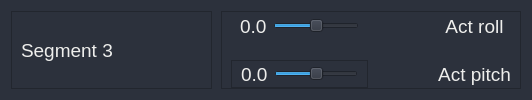
                     <widget class="QFrame" name="frame_joint_seg3_row">
                      <property name="minimumSize">
                       <size>
                        <width>0</width>
                        <height>0</height>
                       </size>
                      </property>
                      <property name="maximumSize">
                       <size>
                        <width>16777215</width>
                        <height>16777215</height>
                       </size>
                      </property>
                      <property name="styleSheet">
                       <string notr="true">background-color: rgb(44, 49, 60);</string>
                      </property>
                      <property name="frameShape">
                       <enum>QFrame::NoFrame</enum>
                      </property>
                      <property name="frameShadow">
                       <enum>QFrame::Plain</enum>
                      </property>
                      <layout class="QHBoxLayout" name="horizontalLayout_8">
                       <property name="spacing">
                        <number>9</number>
                       </property>
                       <item>
                        <widget class="QFrame" name="frame_joint_seg1_ID_3">
                         <property name="minimumSize">
                          <size>
                           <width>201</width>
                           <height>0</height>
                          </size>
                         </property>
                         <property name="maximumSize">
                          <size>
                           <width>156</width>
                           <height>16777215</height>
                          </size>
                         </property>
                         <property name="frameShape">
                          <enum>QFrame::StyledPanel</enum>
                         </property>
                         <property name="frameShadow">
                          <enum>QFrame::Raised</enum>
                         </property>
                         <layout class="QHBoxLayout" name="horizontalLayout_21">
                          <property name="topMargin">
                           <number>0</number>
                          </property>
                          <property name="rightMargin">
                           <number>9</number>
                          </property>
                          <property name="bottomMargin">
                           <number>0</number>
                          </property>
                          <item>
                           <widget class="QLabel" name="label_20">
                            <property name="minimumSize">
                             <size>
                              <width>0</width>
                              <height>0</height>
                             </size>
                            </property>
                            <property name="font">
                             <font>
                              <pointsize>14</pointsize>
                             </font>
                            </property>
                            <property name="styleSheet">
                             <string notr="true">color: rgb(238, 238, 236);</string>
                            </property>
                            <property name="text">
                             <string>Segment 3</string>
                            </property>
                           </widget>
                          </item>
                         </layout>
                        </widget>
                       </item>
                       <item>
                        <widget class="QFrame" name="frame_joints_seg1_3">
                         <property name="frameShape">
                          <enum>QFrame::StyledPanel</enum>
                         </property>
                         <property name="frameShadow">
                          <enum>QFrame::Raised</enum>
                         </property>
                         <layout class="QGridLayout" name="gridLayout_5">
                          <property name="topMargin">
                           <number>0</number>
                          </property>
                          <property name="bottomMargin">
                           <number>0</number>
                          </property>
                          <property name="horizontalSpacing">
                           <number>70</number>
                          </property>
                          <property name="verticalSpacing">
                           <number>20</number>
                          </property>
                          <item row="0" column="1">
                           <widget class="QFrame" name="frame_joint_seg1_setRoll_3">
                            <property name="minimumSize">
                             <size>
                              <width>0</width>
                              <height>0</height>
                             </size>
                            </property>
                            <property name="maximumSize">
                             <size>
                              <width>500</width>
                              <height>16777215</height>
                             </size>
                            </property>
                            <property name="frameShape">
                             <enum>QFrame::NoFrame</enum>
                            </property>
                            <property name="frameShadow">
                             <enum>QFrame::Plain</enum>
                            </property>
                            <layout class="QHBoxLayout" name="horizontalLayout_22">
                             <property name="topMargin">
                              <number>0</number>
                             </property>
                             <property name="bottomMargin">
                              <number>0</number>
                             </property>
                             <item>
                              <widget class="QLabel" name="label_seg1_setRoll_slider_3">
                               <property name="font">
                                <font>
                                 <pointsize>14</pointsize>
                                </font>
                               </property>
                               <property name="styleSheet">
                                <string notr="true">color: rgb(238, 238, 236);</string>
                               </property>
                               <property name="text">
                                <string>0.0</string>
                               </property>
                              </widget>
                             </item>
                             <item>
                              <widget class="QSlider" name="Slider_seg3_setRoll">
                               <property name="maximumSize">
                                <size>
                                 <width>16777215</width>
                                 <height>16777215</height>
                                </size>
                               </property>
                               <property name="minimum">
                                <number>-20</number>
                               </property>
                               <property name="maximum">
                                <number>20</number>
                               </property>
                               <property name="orientation">
                                <enum>Qt::Horizontal</enum>
                               </property>
                              </widget>
                             </item>
                            </layout>
                           </widget>
                          </item>
                          <item row="0" column="2">
                           <widget class="QLabel" name="Label_Seg3_ActRoll">
                            <property name="font">
                             <font>
                              <pointsize>14</pointsize>
                             </font>
                            </property>
                            <property name="layoutDirection">
                             <enum>Qt::LeftToRight</enum>
                            </property>
                            <property name="styleSheet">
                             <string notr="true">color: rgb(238, 238, 236);</string>
                            </property>
                            <property name="text">
                             <string>Act roll</string>
                            </property>
                            <property name="alignment">
                             <set>Qt::AlignCenter</set>
                            </property>
                           </widget>
                          </item>
                          <item row="1" column="2">
                           <widget class="QLabel" name="Label_Seg3_ActPitch">
                            <property name="font">
                             <font>
                              <pointsize>14</pointsize>
                             </font>
                            </property>
                            <property name="styleSheet">
                             <string notr="true">color: rgb(238, 238, 236);</string>
                            </property>
                            <property name="text">
                             <string>Act pitch</string>
                            </property>
                            <property name="alignment">
                             <set>Qt::AlignCenter</set>
                            </property>
                           </widget>
                          </item>
                          <item row="1" column="1">
                           <widget class="QFrame" name="frame_joint_seg1_setPitch_3">
                            <property name="maximumSize">
                             <size>
                              <width>500</width>
                              <height>16777215</height>
                             </size>
                            </property>
                            <property name="frameShape">
                             <enum>QFrame::StyledPanel</enum>
                            </property>
                            <property name="frameShadow">
                             <enum>QFrame::Raised</enum>
                            </property>
                            <layout class="QHBoxLayout" name="horizontalLayout_23">
                             <property name="topMargin">
                              <number>0</number>
                             </property>
                             <property name="bottomMargin">
                              <number>0</number>
                             </property>
                             <item>
                              <widget class="QLabel" name="label_seg1_setPitch_slider_3">
                               <property name="font">
                                <font>
                                 <pointsize>14</pointsize>
                                </font>
                               </property>
                               <property name="styleSheet">
                                <string notr="true">color: rgb(238, 238, 236);</string>
                               </property>
                               <property name="text">
                                <string>0.0</string>
                               </property>
                              </widget>
                             </item>
                             <item>
                              <widget class="QSlider" name="Slider_seg3_setPitch">
                               <property name="maximumSize">
                                <size>
                                 <width>16777215</width>
                                 <height>16777215</height>
                                </size>
                               </property>
                               <property name="minimum">
                                <number>-20</number>
                               </property>
                               <property name="maximum">
                                <number>20</number>
                               </property>
                               <property name="orientation">
                                <enum>Qt::Horizontal</enum>
                               </property>
                              </widget>
                             </item>
                            </layout>
                           </widget>
                          </item>
                         </layout>
                        </widget>
                       </item>
                      </layout>
                     </widget>
